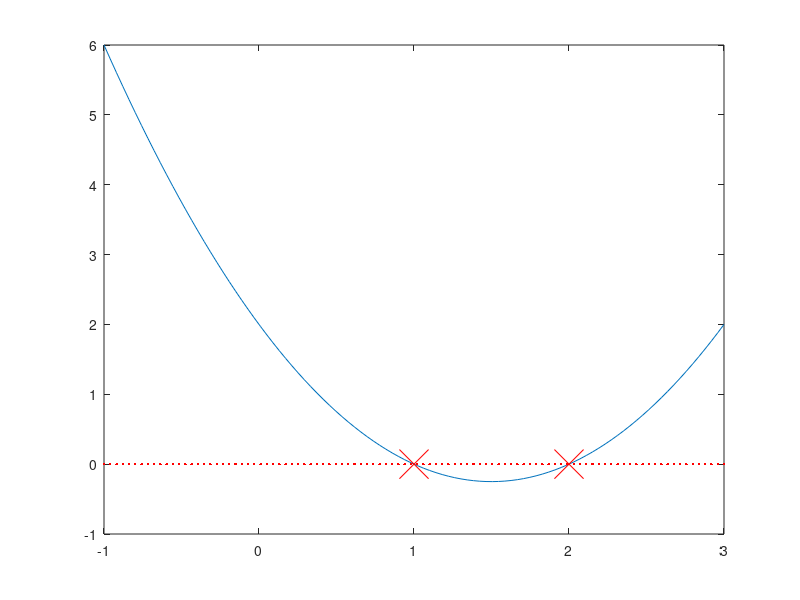

Here is the MATLAB script that generated this plot:
p = [1 -3 2];
r = roots(p);
x = linspace(-1, 3);
plot(x, polyval(p, x));
hold on;
plot(r, zeros(size(r)), "marker", "x", "markersize", 21, "color", "red", "linestyle", "none")
hold on;
plot(x, zeros(size(x)), '.', 'color', 'red');
